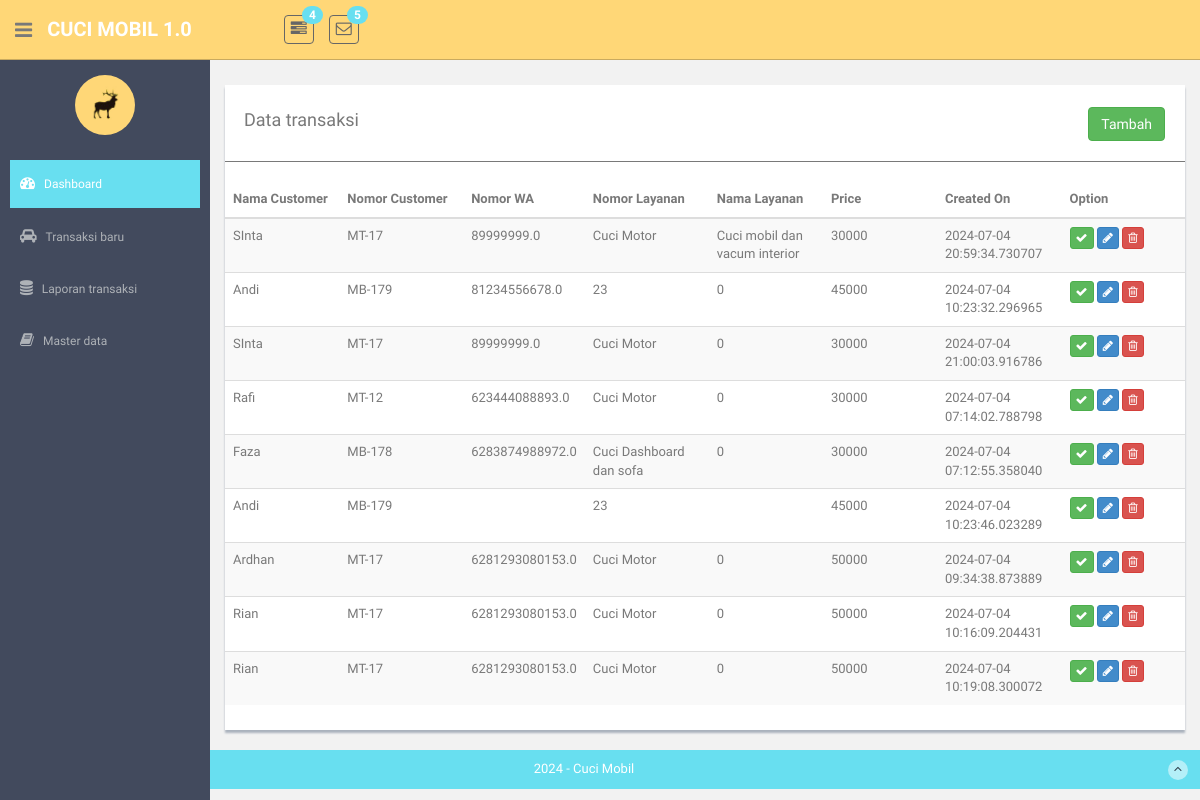
The app's page /transactions, older data.
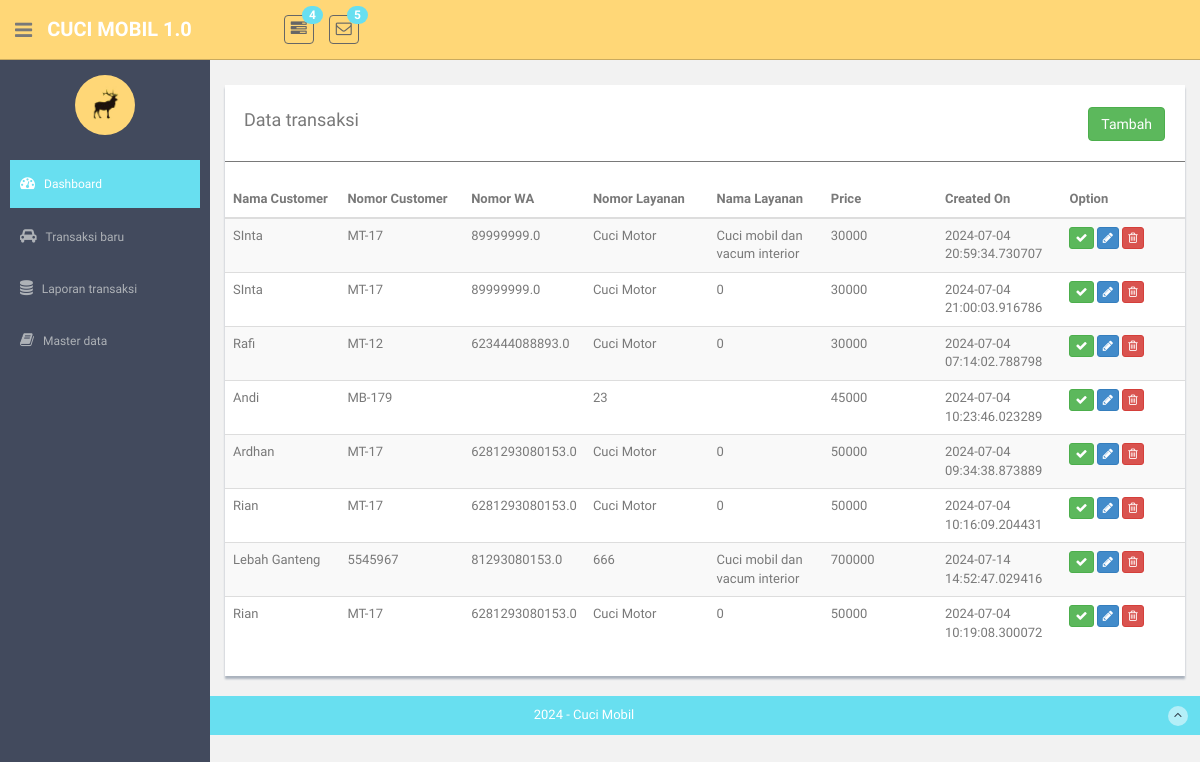
The same page, newer data.
### model/Transactions.py (models this page shows)
class Transactions(Model):
    id = IntegerField()
    cust_id = IntegerField()
    serv_id = IntegerField()
    cust_nomor = CharField()
    cust_owner = CharField()
    cust_phone = CharField()
    serv_code = CharField()
    serv_name = CharField()
    price = IntegerField()
    created_on = IntegerField()
    class Meta:
        database = db
        db_table = 'transactions'

### routes_transactions.py (the view)
@app.route('/transactions',  methods=["GET"])
def transactions():
    trxs = TransactionController.list_transactions()
    return render_template('transactions/transaction-list.html', transactions=trxs)

### controller/TransactionController.py (called while the page is built)
    @staticmethod
    def list_transactions():
        return Transactions.select()

### routes_transactions.py (called while the page is built)
@app.after_request
def add_header(response):
    response.headers['Cache-Control'] = 'no-store'
    return response

### templates/transactions/transaction-list.html (shortened to what this page needs)
{% extends "layout.html" %}
{% block content %}
<div class="row mt">
    <div class="col-md-12">
        <div class="content-panel">
            <table class="table table-striped table-advance table-hover">
                <div class="form-group">
                    <div style="float:left;">
                        <h4>&nbsp; Data transaksi</h4>
                    </div>
                    <div class="pull-right" style="padding-top:7px;padding-right:20px;">
                        <button class="btn btn-success" onclick="openModal(0)">Tambah</button>
                    </div>
                </div>
                <hr/>
                <thead>
                    <tr>
                        <th width="12%">Nama Customer</th>
                        <th width="13%">Nomor Customer</th>
                        <th width="12%">Nomor WA</th>
                        <th width="13%">Nomor Layanan</th>
                        <th width="12%">Nama Layanan</th>
                        <th width="12%">Price</th>
                        <th width="13%">Created On</th>
                        <th width="13%">Option</th>
                    </tr>
                </thead>
                <tbody>
                    {% if transactions|length > 0 %}
                        {% for item in transactions %}
                        <tr>
                            <td>{{ item.cust_owner }}</td>
                            <td>{{ item.cust_nomor }}</td>
                            <td>{{ item.cust_phone }}</td>
                            <td>{{ item.serv_code }}</td>
                            <td>{{ item.serv_name }}</td>
                            <td>{{ item.price }}</td>
                            <td>{{ item.created_on }}</td>
                            <td align="left">
                                <button class="btn btn-success btn-xs"><i class="fa fa-check"></i></button>
                                <button class="btn btn-primary btn-xs" onclick="openModal({{ item.id }})"><i class="fa fa-pencil"></i></button>
                                <button class="btn btn-danger btn-xs" onclick="deleteRecord({{ item.id }})"><i class="fa fa-trash-o"></i></button>
                            </td>
                        </tr>
                        {% endfor %}
                    {% else %}
                        <tr>
                            <td colspan="8" align="center"><br/>Tidak ada data</td>
                        </tr>
                    {% endif %}
                </tbody>
            </table>
        </div>
    </div>
</div>
{% endblock %}

### templates/layout.html (shortened to what this page needs)
<!DOCTYPE html>
<html lang="en">
  <head>
    <link href="assets/css/bootstrap.css" rel="stylesheet">
    <link href="assets/font-awesome/css/font-awesome.css" rel="stylesheet" />
    <link rel="stylesheet" type="text/css" href="assets/css/zabuto_calendar.css">
    <link rel="stylesheet" type="text/css" href="assets/js/gritter/css/jquery.gritter.css" />
    <link rel="stylesheet" type="text/css" href="assets/lineicons/style.css">
     <link rel="stylesheet" href="//code.jquery.com/ui/1.12.1/themes/base/jquery-ui.css">
    <link href="assets/css/style.css" rel="stylesheet">
    <link href="assets/css/style-responsive.css" rel="stylesheet">
  </head>
  <body>
  <section id="container" >
		{% include  "header.html" %}
      <aside>
		{% include  "nav.html" %}
      </aside>
      <section id="main-content">
          <section class="wrapper">
			  {% block content %}{% endblock %}
          </section>
      </section>
      <footer class="site-footer">
          <div class="text-center">
              2024 - Cuci Mobil
              <a href="index.html#" class="go-top">
                  <i class="fa fa-angle-up"></i>
              </a>
          </div>
      </footer>
  </section>
  </body>
</html>

### templates/header.html (shortened to what this page needs)
<header class="header black-bg">
      <div class="sidebar-toggle-box">
          <div class="fa fa-bars tooltips" data-placement="right" data-original-title="Toggle Navigation"></div>
      </div>
    <a href="/" class="logo"><b>CUCI MOBIL 1.0</b></a>
    <div class="nav notify-row" id="top_menu">
        <ul class="nav top-menu">
            <li class="dropdown">
                <a data-toggle="dropdown" class="dropdown-toggle" href="index.html#">
                    <i class="fa fa-tasks"></i>
                    <span class="badge bg-theme">4</span>
                </a>
            </li>
            <li id="header_inbox_bar" class="dropdown">
                <a data-toggle="dropdown" class="dropdown-toggle" href="index.html#">
                    <i class="fa fa-envelope-o"></i>
                    <span class="badge bg-theme">5</span>
                </a>
            </li>
        </ul>
    </div>
</header>

### templates/nav.html (shortened to what this page needs)
<div id="sidebar"  class="nav-collapse ">
              <ul class="sidebar-menu" id="nav-accordion">
              	  <p class="centered"><a href="profile.html"><img src="assets/img/ui-sam.jpg" class="img-circle" width="60"></a></p>
                  <li class="mt">
                      <a class="active" href="/">
                          <i class="fa fa-dashboard"></i>
                          <span>Dashboard</span>
                      </a>
                  </li>
                  <li class="sub-menu">
                      <a  href="/transactions">
                          <i class="fa fa-car"></i>
                          <span>Transaksi baru</span>
                      </a>
                  </li>
                  <li class="sub-menu">
                      <a href="javascript:;" >
                          <i class="fa fa-database"></i>
                          <span>Laporan transaksi</span>
                      </a>
                  </li>
                  <li class="sub-menu">
                      <a href="javascript:;" >
                          <i class="fa fa-book"></i>
                          <span>Master data</span>
                      </a>
                  </li>
              </ul>
          </div>

Row changes from the older to the newer data that the page shows:
removed Transactions: cust_owner "Andi", cust_nomor "MB-179", cust_phone "81234556678.0", serv_code "23", serv_name "0", price "45000", created_on "2024-07-04 10:23:32.296965"
removed Transactions: cust_owner "Faza", cust_nomor "MB-178", cust_phone "6283874988972.0", serv_code "Cuci Dashboard dan sofa", serv_name "0", price "30000", created_on "2024-07-04 07:12:55.358040"
added Transactions: cust_owner "Lebah Ganteng", cust_nomor "5545967", cust_phone "81293080153.0", serv_code "666", serv_name "Cuci mobil dan vacum interior", price "700000", created_on "2024-07-14 14:52:47.029416"
